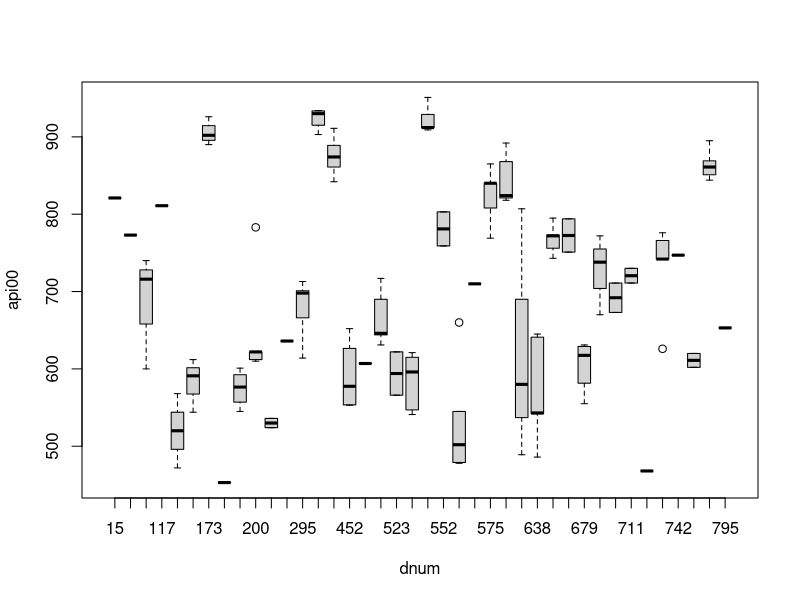
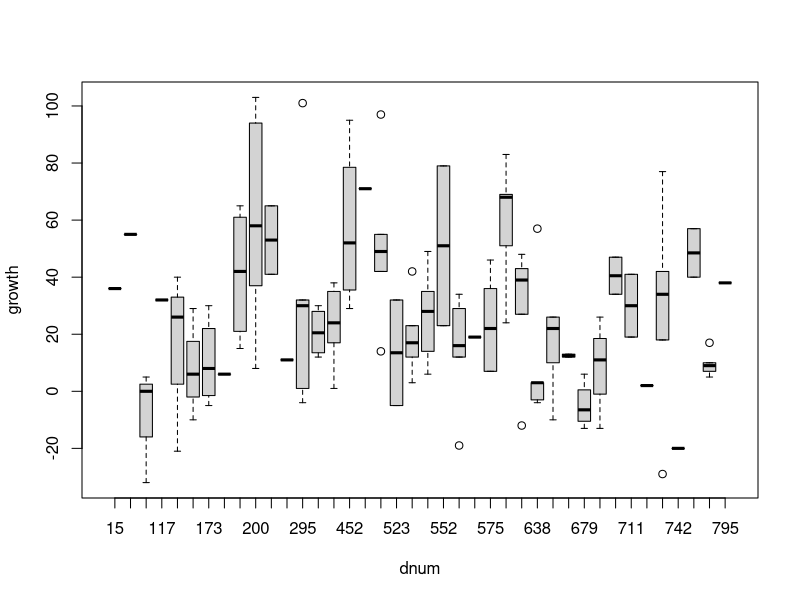
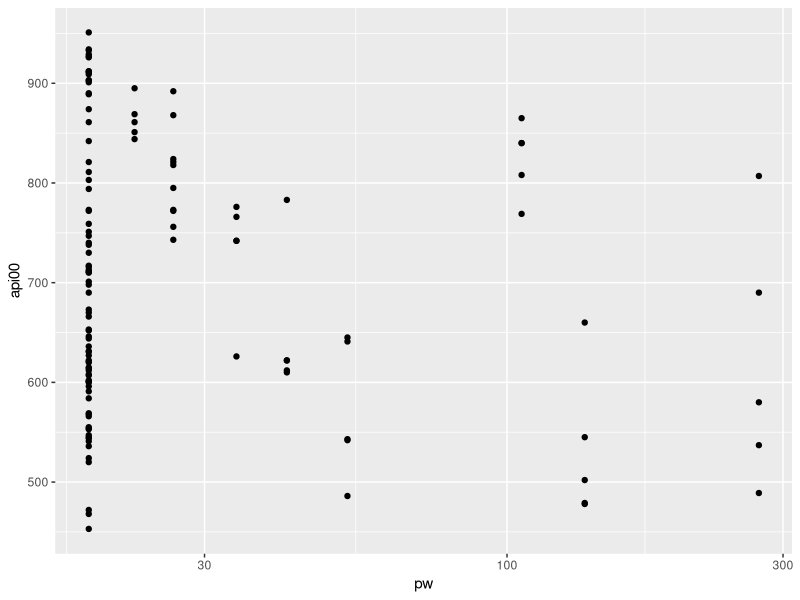

Write R code to recreate these figures, in order.
library(survey)
library(dplyr)
library(ggplot2)

data(api)
sizes <- apiclus2 %>% group_by(dname) %>% summarize(M = first(fpc2)) %>% ungroup()
sd(sizes$M)
sizes <- apiclus2 %>% group_by(dname) %>% summarize(M = first(fpc2), m = n(), fraction = m/M) %>% ungroup()
max(sizes$fraction)
min(sizes$fraction)

boxplot(api00~dnum, data = apiclus2)
boxplot(growth~dnum, data = apiclus2)
summary(lm(api00 ~ factor(dnum), data=apiclus2))$adj.r.squared
summary(lm(growth ~ factor(dnum), data=apiclus2))$adj.r.squared

api.clus <- svydesign(id=~dnum+snum, fpc=~fpc1+fpc2, weights =~pw, data = apiclus2)
svymean(~api00+growth+sch.wide, api.clus, deff=T)

mean(apipop$api00)
confint(svymean(~api00, api.clus), df = degf(api.clus))
mean(apiclus2$api00)
t.test(apiclus2$api00)$conf.int

ggplot(apiclus2, aes(x=pw, y=api00)) + geom_point() + scale_x_log10()

apiclus2$income <- ifelse(apiclus2$meals >= 50, "low","high")
api.clus <- update(api.clus, income = apiclus2$income)

svyby(~growth, ~income, api.clus, svymean, vartaype=c("se","ci"))
svyttest(growth ~ income, api.clus)

t.test(growth~income, data=apiclus2)
